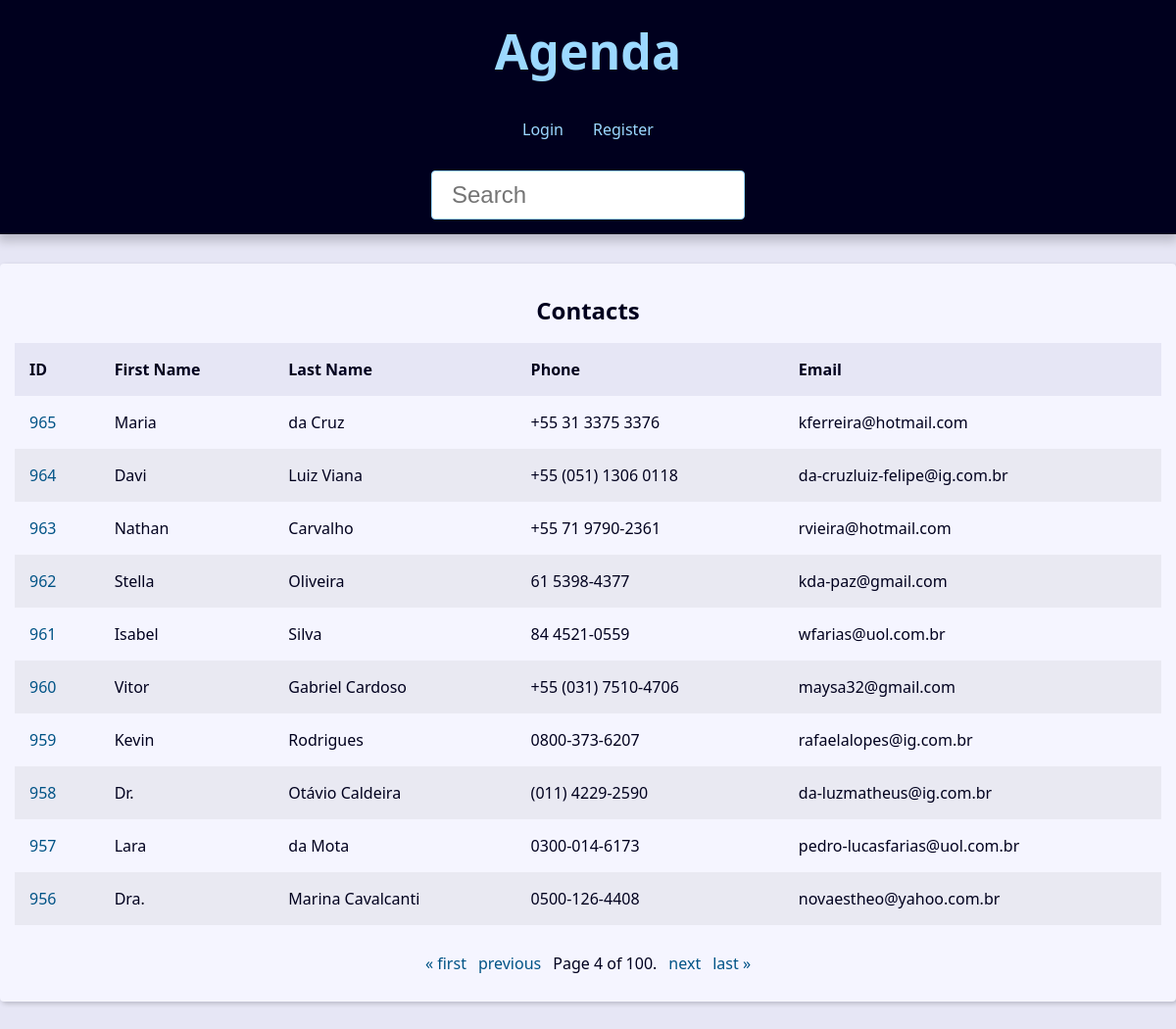
/?page=4&q=, run on the app's committed database.
### contact/models.py (models this page shows, shortened)
class contact(models.Model):
    first_name = models.CharField(max_length=20)
    last_name = models.CharField(max_length=20)
    phone = models.CharField(max_length=15,verbose_name='Telefone')
    email = models.EmailField(max_length=254, blank=True)
    created_date = models.DateTimeField(default=timezone.now)
    description = models.TextField(blank=True)
    show = models.BooleanField(default=True)
    picture = models.ImageField(blank=True, upload_to='pictures/%Y/%m/')
    category = models.ForeignKey(Category, on_delete=models.SET_NULL,blank=True, null=True)
    owner = models.ForeignKey(User, on_delete=models.SET_NULL,blank=True, null=True)

### contact/views/contact_views.py (the view)
# urls.py: path('', views.index, name='index'),
def index(request):
    contacts = contact.objects.filter(show=True).order_by('-id')
    paginator = Paginator(contacts,10)
    page_number = request.GET.get("page")
    page_obj = paginator.get_page(page_number)
    context = {
        'page_obj' : page_obj,
        'site_nome' : 'Contatos - '
    }
    return render(request,
                'contact/index.html',
                context,
                )

### contact/templates/contact/index.html (shortened to what this page needs)
{% extends "base.html" %}
{% block content %}
{% if page_obj %}
    <div class="responsive-table">
            <table class="contacts-table">
                <caption class="table-caption">
                    Contacts
                </caption>
                <thead>
                    <tr class="table-row table-row-header">
                        <th class="table-header">ID</th>
                        <th class="table-header">First Name</th>
                        <th class="table-header">Last Name</th>
                        <th class="table-header">Phone</th>
                        <th class="table-header">Email</th>
                    </tr>
                </thead>
                <tbody>
                    {% for contact in page_obj %}
                        <tr class="table-row">
                            <td class="table-cel">
                            <a href="{% url 'contact:contatos' contact.id %}" class="table-link">
                                {{contact.id}}
                            </a>
                            </td>
                            <td class="table-cel">
                                {{contact.first_name}}
                            </td>
                            <td class="table-cel">
                                {{contact.last_name}}
                            </td>
                            <td class="table-cel">
                                {{contact.phone}}
                            </td>
                            <td class="table-cel">
                                {{contact.email}}
                            </td>
                        </tr>
                    {% endfor %}
                </tbody>
            </table>
        </div>
{% else %}
<div class="sigle-contact">
    <h1 class="single-contact-name">
        Nenhum contato encontrado!
    </h1>
</div>
{% endif %}
{% endblock content %}

### base/static/global/css/style.css (style rules this page uses)
:root { --spacing: 1.5rem; --link-dark-color: rgb(0, 83, 134); --link-light-color: rgb(156, 217, 255); --clr-white: rgb(245, 245, 255); --clr-black: rgb(0, 0, 30); --clr-light-gray: rgb(230, 230, 245); --clr-dark-shadow-5: rgba(0, 0, 10, 5%); --clr-dark-shadow-10: rgba(0, 0, 10, 10%); --clr-dark-shadow-20: rgba(0, 0, 10, 20%); --clr-light-shadow-5: rgba(200, 200, 255, 5%); --clr-light-shadow-10: rgba(200, 200, 255, 10%); --clr-light-shadow-20: rgba(200, 200, 255, 20%); --main-page-width: 120rem; --table-min-width: 60rem; --biggest-font-size: 5rem; --bigger-font-size: 4rem; --big-font-size: 3.2rem; --medium-font-size: 2.4rem; --small-font-size: 1.6rem; --smaller-font-size: 1.4rem; --smallest-font-size: 1.2rem; --transition-fast: 300ms; --transition-medium: 600ms; --transition-slow: 1s; --default-border-radius: 4px; }
*, *::before, *::after { margin: 0; padding: 0; box-sizing: border-box; }
html { font-size: 62.5%; }
body { font-family: system-ui, -apple-system, BlinkMacSystemFont, 'Segoe UI', Roboto, Oxygen, Ubuntu, Cantarell, 'Open Sans', 'Helvetica Neue', sans-serif; line-height: 1.5; font-size: var(--small-font-size); color: var(--clr-black); -webkit-font-smoothing: antialiased; background: var(--clr-light-gray); }
.responsive-table { width: 100%; overflow-x: auto; }
.contacts-table { width: 100%; min-width: var(--table-min-width); border-collapse: collapse; }
.table-caption { font-size: var(--medium-font-size); font-weight: bold; padding: var(--spacing); }
.table-row { text-align: left; text-overflow: ellipsis; transition: background-color var(--transition-fast) ease-in-out; }
.table-row:nth-of-type(2n) { background: var(--clr-dark-shadow-5); }
.table-row-header { background: var(--clr-light-gray); color: var(--clr-black); }
.table-cel, .table-header { padding: var(--spacing); }
.table-link { color: var(--link-dark-color); transition: color var(--transition-fast) ease-in-out; text-decoration: none; }

### data on the page
contact: id "965", first_name "Maria", last_name "da Cruz", phone "+55 31 3375 3376", email "kferreira@hotmail.com"
contact: id "964", first_name "Davi", last_name "Luiz Viana", phone "+55 (051) 1306 0118", email "da-cruzluiz-felipe@ig.com.br"
contact: id "963", first_name "Nathan", last_name "Carvalho", phone "+55 71 9790-2361", email "rvieira@hotmail.com"
contact: id "962", first_name "Stella", last_name "Oliveira", phone "61 5398-4377", email "kda-paz@gmail.com"
contact: id "961", first_name "Isabel", last_name "Silva", phone "84 4521-0559", email "wfarias@uol.com.br"
contact: id "960", first_name "Vitor", last_name "Gabriel Cardoso", phone "+55 (031) 7510-4706", email "maysa32@gmail.com"
contact: id "959", first_name "Kevin", last_name "Rodrigues", phone "0800-373-6207", email "rafaelalopes@ig.com.br"
contact: id "958", first_name "Dr.", last_name "Otávio Caldeira", phone "(011) 4229-2590", email "da-luzmatheus@ig.com.br"
contact: id "957", first_name "Lara", last_name "da Mota", phone "0300-014-6173", email "pedro-lucasfarias@uol.com.br"
contact: id "956", first_name "Dra.", last_name "Marina Cavalcanti", phone "0500-126-4408", email "novaestheo@yahoo.com.br"

### other printed values
{{ page_obj.number }} "4"
{{ page_obj.paginator.num_pages }} "100"
